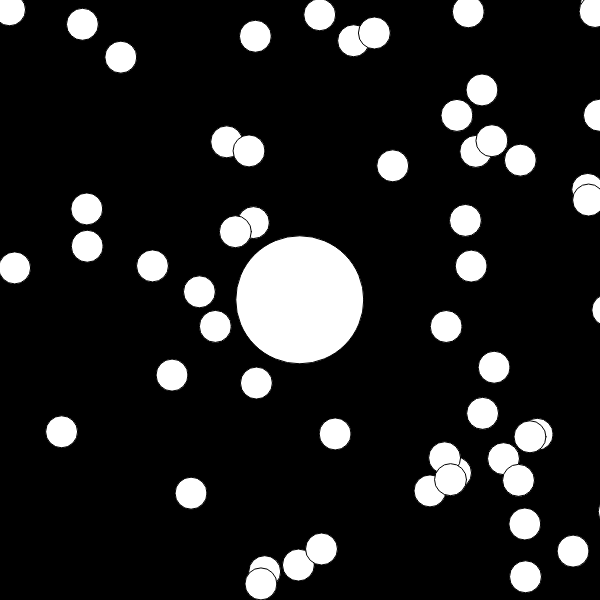
Frame 1 (no input)
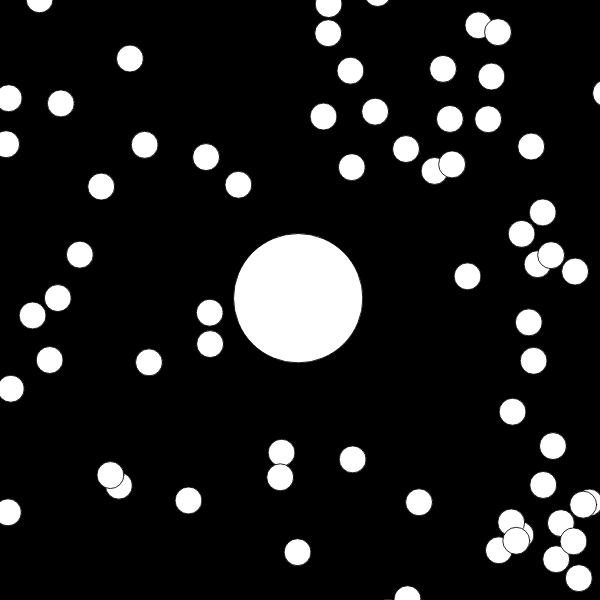
Frame 60 (no input)
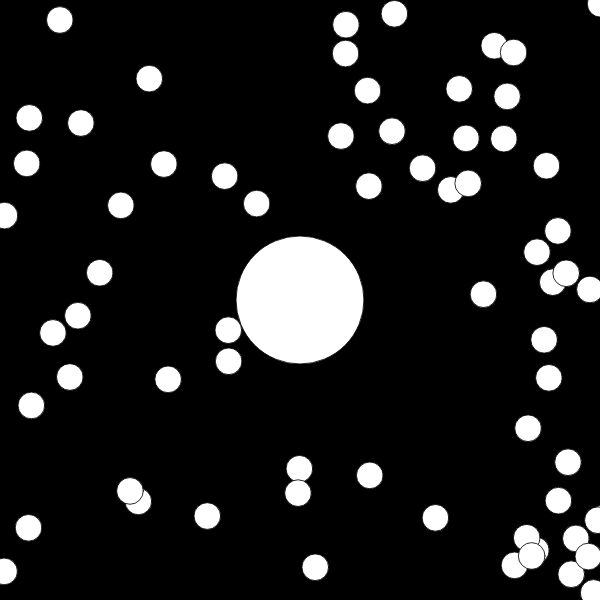
Frame 120 (the mouse pressed at the canvas centre since frame 60)

The p5.js sketch that drew these frames (run headless with seeded random() and noise() and a simulated clock; from frame 60 on, the mouse is pressed at the canvas centre):

// p5.js sketch
// ── sketch.js
var blob;
var blobs = [];
var zoom = 1;

function setup(){
	createCanvas(600,600);
	blob = new Blob(0, 0, 64);
	for(var i = 0; i < 200; i++){
		var x = random(-width, width);
		var y = random(-height, height);
		blobs[i] = new Blob(x, y, 16);
	}
}

function draw(){
	background(0)
	translate(width/2, height/2)
	var newzoom = 64/blob.r;
	zoom = lerp(zoom, newzoom, 0.1);
	scale(zoom);
	translate(-blob.pos.x, -blob.pos.y)

	for(var i = blobs.length-1; i >= 0 ; i--){
		blobs[i].show();
		if(blob.eats(blobs[i])){
			//blobs.splice(i, 1);
			var x = random(-width, width);
			var y = random(-height, height);
			blobs[i] = new Blob(x, y, 16);
		}
	}

	blob.update();
	blob.show();
}
// ── blob.js
function Blob(x, y, r){
	this.pos = createVector(x, y);
	this.r = r;
	this.vel = createVector(0, 0);

	this.update = function(){
		var newvel = createVector(mouseX-width/2, mouseY-height/2);
		newvel.setMag(3);
		this.vel.lerp(newvel, 0.1);
		this.pos.add(this.vel);
	}

	this.eats = function(other){
		var d = p5.Vector.dist(this.pos, other.pos);
		if(d < this.r + other.r){
			var sum = PI * this.r * this.r + PI * other.r * other.r;
			this.r = sqrt(sum/PI);
			//this.r += other.r;
			return true;
		} else {
			return false;
		}
	}

	this.show = function(){
		fill(255);
		ellipse(this.pos.x,this.pos.y,this.r*2,this.r*2);
	}

}
